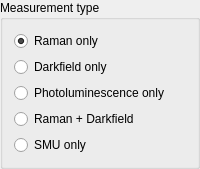
             <widget class="QGroupBox" name="groupBox_5">
              <property name="title">
               <string>Measurement type</string>
              </property>
              <layout class="QGridLayout" name="gridLayout_2">
               <item row="1" column="0">
                <widget class="QRadioButton" name="mode_RamanOnly">
                 <property name="text">
                  <string>Raman only</string>
                 </property>
                 <property name="checked">
                  <bool>true</bool>
                 </property>
                </widget>
               </item>
               <item row="6" column="0">
                <widget class="QRadioButton" name="mode_smuOnly">
                 <property name="text">
                  <string>SMU only</string>
                 </property>
                </widget>
               </item>
               <item row="2" column="0">
                <widget class="QRadioButton" name="mode_DarkfieldOnly">
                 <property name="enabled">
                  <bool>true</bool>
                 </property>
                 <property name="text">
                  <string>Darkfield only</string>
                 </property>
                </widget>
               </item>
               <item row="4" column="0">
                <widget class="QRadioButton" name="mode_RamanAndDarkfield">
                 <property name="text">
                  <string>Raman + Darkfield</string>
                 </property>
                </widget>
               </item>
               <item row="3" column="0">
                <widget class="QRadioButton" name="mode_PLOnly">
                 <property name="text">
                  <string>Photoluminescence only</string>
                 </property>
                </widget>
               </item>
              </layout>
             </widget>
